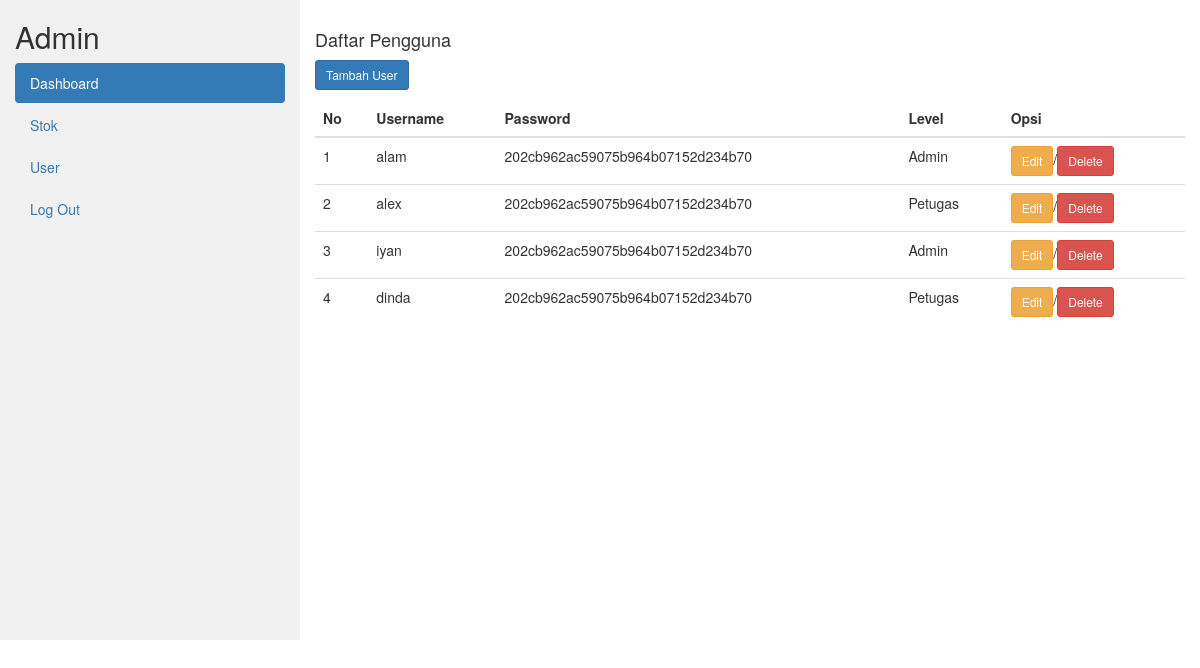
/petugas/index.php?page=user (signed in), run on the app's committed database.
### tables this page shows
CREATE TABLE `user` (
  `UserID` int(11) NOT NULL,
  `Username` varchar(255) NOT NULL,
  `Password` varchar(255) NOT NULL,
  `Level` enum('Admin','Petugas') NOT NULL
);

### petugas/user.php (the view, shortened to what this page needs)
<div class="row">
        <div class="col-lg-12 grid-margin stretch-card">
              <div class="card">
                <div class="card-body">
                    <h4 class="card-title">Daftar Pengguna</h4>
                        <?php
                        if ($_SESSION['Level'] == "Admin") {
                        ?>
                        <a href="?page=tambah-user" class="btn btn-primary btn-sm">Tambah User</a>
                        <?php
                        }
                        ?>
                    <div class="table-responsive">
                        <table class="table" id="dataTable" width="100%" cellspacing="0">
                            <thead>
                            <tr>
                                        <th>No</th>
                                        <th>Username</th>
                                        <th>Password</th>
                                        <th>Level</th>
                                        <?php if ($_SESSION['Level'] == "Admin") { ?>
                                        <th>Opsi</th>
                                        <?php } ?>
                                    </tr>
                                </thead>
                                <tbody>
                                <?php
                                    $no = 1;
                                    $sql = $koneksi->query("SELECT * FROM user");
                                    while ($data= $sql->fetch_assoc()) {
                                ?>
                                <tr>
                                    <td><?php echo $no++ ?></td>
                                    <td><?php echo $data['Username']; ?></td>
                                    <td><?php echo $data['Password']; ?></td>
                                    <td><?php echo $data['Level']; ?></td>
                                    <?php if ($_SESSION['Level'] == "Admin") { ?>
                                    <td><a type='button' href='?page=edit-user&id=<?= $data['UserID']; ?>' class='btn btn-sm btn-warning'>Edit</a>/<a type='button' href='?page=hapus-user&UserID=<?= $data['UserID']; ?>' class='btn btn-sm btn-danger'>Delete</a></td>
                                    <?php } ?>
                                </tr>
                            <?php } ?>

### data on the page
user: Username "alam", Password "202cb962ac59075b964b07152d234b70", Level "Admin"
user: Username "alex", Password "202cb962ac59075b964b07152d234b70", Level "Petugas"
user: Username "iyan", Password "202cb962ac59075b964b07152d234b70", Level "Admin"
user: Username "dinda", Password "202cb962ac59075b964b07152d234b70", Level "Petugas"

### other printed values
$Level "Admin"
